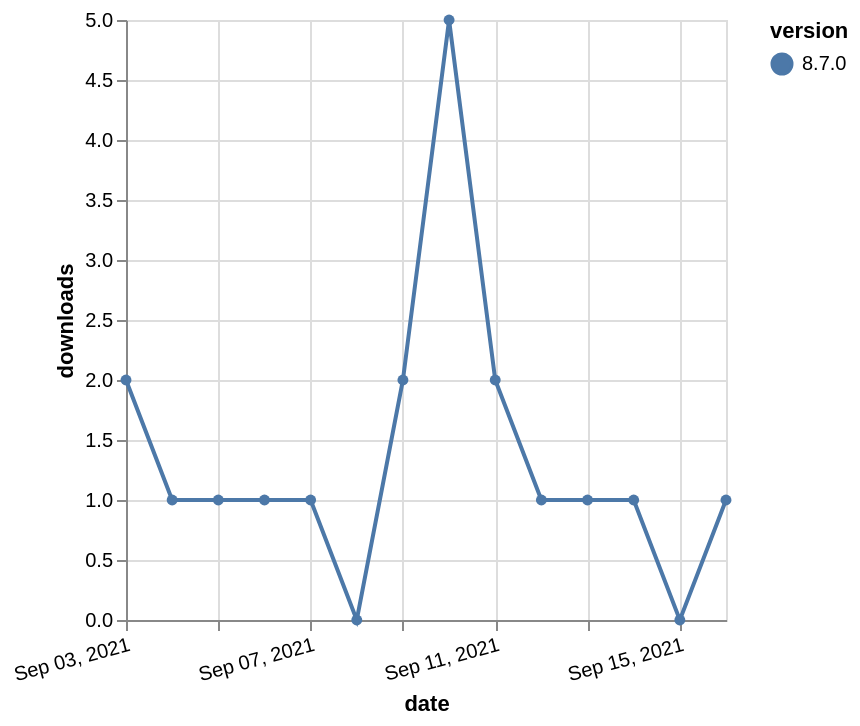

Write the Vega-Lite specification saved for this chart.
### Vega-Lite specification from a JSON file in a GitHub repository (floating-point values rounded to 4 significant figures)
{"$schema": "https://vega.github.io/schema/vega-lite/v5.json", "description": "A simple bar chart with embedded data.", "data": {"values": [{"date": "2021-09-03", "total": 505, "delta": 2, "version": "8.7.0"}, {"date": "2021-09-04", "total": 506, "delta": 1, "version": "8.7.0"}, {"date": "2021-09-05", "total": 507, "delta": 1, "version": "8.7.0"}, {"date": "2021-09-06", "total": 508, "delta": 1, "version": "8.7.0"}, {"date": "2021-09-07", "total": 509, "delta": 1, "version": "8.7.0"}, {"date": "2021-09-08", "total": 509, "delta": 0, "version": "8.7.0"}, {"date": "2021-09-09", "total": 511, "delta": 2, "version": "8.7.0"}, {"date": "2021-09-10", "total": 516, "delta": 5, "version": "8.7.0"}, {"date": "2021-09-11", "total": 518, "delta": 2, "version": "8.7.0"}, {"date": "2021-09-12", "total": 519, "delta": 1, "version": "8.7.0"}, {"date": "2021-09-13", "total": 520, "delta": 1, "version": "8.7.0"}, {"date": "2021-09-14", "total": 521, "delta": 1, "version": "8.7.0"}, {"date": "2021-09-15", "total": 521, "delta": 0, "version": "8.7.0"}, {"date": "2021-09-16", "total": 522, "delta": 1, "version": "8.7.0"}]}, "width": "container", "mark": {"type": "line", "point": {"filled": true}}, "encoding": {"x": {"field": "date", "type": "temporal", "timeUnit": "yearmonthdate", "title": "date", "axis": {"labelAngle": -15}}, "y": {"field": "delta", "type": "quantitative", "title": "downloads"}, "color": {"field": "version", "type": "nominal"}, "tooltip": {"field": "delta"}}}
